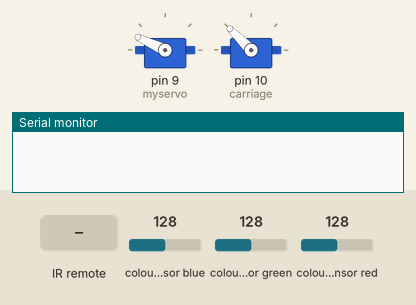
A sketch run on a simulated Arduino Uno, built with avr-gcc and run on an emulated ATmega328P. Shown: 2 × servo, the last lines printed to the serial monitor. Inputs (shaded band) come from the test bench; at power-on: colour sensor blue 128, colour sensor green 128, colour sensor red 128.

Above: at 2.8 s.
2.9 s: infrared code 0xFF4AB5 received
4.4 s: infrared code 0xFF02FD received
At 5.58 s:
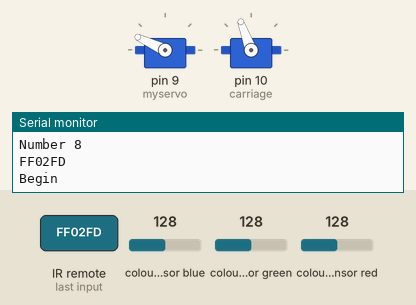
Timing chart, 0 to 13.4 s (numbered marks = the images above; inputs shaded):
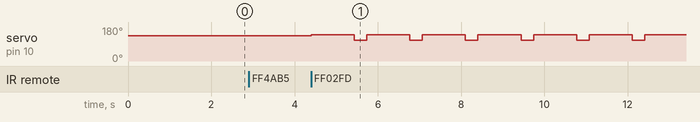

The sketch:

rgb_w_servo1_servo2_usens.ino
```cpp
#include <Wire.h>
#include <Servo.h>
#include "Adafruit_TCS34725.h"
#include <IRremote.h>
#include <IRremoteInt.h>

/* Initialise with default values (int time = 2.4ms, gain = 1x) */
Adafruit_TCS34725 tcs = Adafruit_TCS34725();
Servo myservo;
Servo carriage;
int dly = 0;        // A variable to store the delay chosen in setup
int RECV_PIN = 8;          //  The digital pin that the signal pin of the sensor is connected to
int funnel = 155;          // The funnel position will be assigned to a variable which can later be used to change its position
IRrecv receiver(RECV_PIN);  //  Create a new receiver object that would decode signals to key codes
decode_results results;

/* Initialise with specific int time and gain values */
// Adafruit_TCS34725 tcs = Adafruit_TCS34725(TCS34725_INTEGRATIONTIME_700MS, TCS34725_GAIN_1X);

void setup(void) {
  Serial.begin(9600);

  receiver.enableIRIn();
  myservo.attach(9);
  carriage.attach(10);
  myservo.write(155);
  carriage.write(135);
  delay(2000);
//  myservo.write(0);
//  delay(2000);
    while (1) {
    if (receiver.decode(&results)) {
      Serial.println(results.value, HEX);
      if (results.value==0xFF4AB5) {
        Serial.println("Number 8");
        break;
        }
      if (results.value==0xFF52AD) {
        Serial.println("Number 9");
//        dly = 100;
        break;
        }
      if (results.value==0xFF6897) {
        Serial.println("Number 0");
        dly = 100;
        break;
        }
      if (results.value==0xFF30CF) {
        Serial.println("Number 1");
        dly = 200;
        break;
        }
      if (results.value==0xFF18E7) {
        Serial.println("Number 2");
        dly = 300;
        break;
        }

//      receiver.resume();
      }
    }
    receiver.resume();

    while (1) {
    if (receiver.decode(&results)) {
      Serial.println(results.value, HEX);
      if (results.value==0xFF02FD) {
        Serial.println("Begin");
        break;
        }
      }

}}

void loop(void) {
  uint16_t r, g, b, c, colorTemp, lux;

  carriage.write(138);

  delay(130);
  for (int i = 0; i < 10; i++){
      tcs.getRawData(&r, &g, &b, &c);
      // colorTemp = tcs.calculateColorTemperature(r, g, b);
      colorTemp = tcs.calculateColorTemperature_dn40(r, g, b, c);
      lux = tcs.calculateLux(r, g, b);

      if ((colorTemp < 3500) && (c > 35)) {
//        myservo.write(185);
          funnel = 185;
        }

      else if ((colorTemp > 4300) && (colorTemp < 6000) && (c > 35)) {
//        myservo.write(155);
          funnel = 155;
        }

      else if ((colorTemp > 6800) && (colorTemp < 9100) && (c > 35)) {
//        myservo.write(115);
          funnel = 115;
        }

//      Serial.print("Color Temp: ");Serial.print(colorTemp,DEC);
//      Serial.print("C: ");Serial.print(c,DEC);
//      Serial.println(" ");

//      delay(20);
    };
  delay(400);
  delay(dly);
  carriage.write(110);
  myservo.write(funnel);
  delay(300);

}
```

Measured:
- after the input at 4.4 s, servo on pin 10 (carriage): alternates 138° for 1.0 s and 110° for 0.30 s, starting at once
